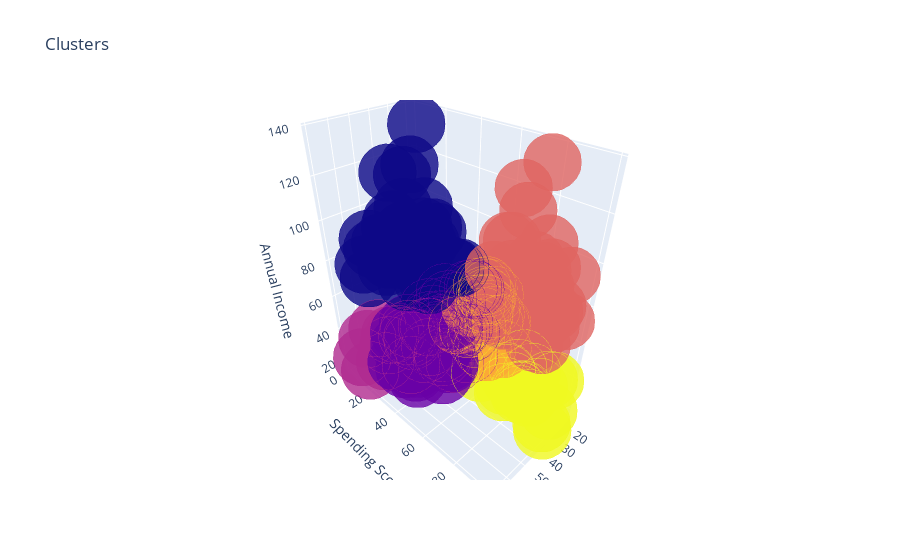

Notebook code for this chart:
### Code cell
df['label3'] =  labels3
trace1 = go.Scatter3d(
    x= df['Age'],
    y= df['Spending Score (1-100)'],
    z= df['Annual Income (k$)'],
    mode='markers',
     marker=dict(
        color = df['label3'], 
        size= 20,
        line=dict(
            color= df['label3'],
            width= 12
        ),
        opacity=0.8
     )
)
data = [trace1]
layout = go.Layout(
#     margin=dict(
#         l=0,
#         r=0,
#         b=0,
#         t=0
#     )
    title= 'Clusters',
    scene = dict(
            xaxis = dict(title  = 'Age'),
            yaxis = dict(title  = 'Spending Score'),
            zaxis = dict(title  = 'Annual Income')
        )
)
fig = go.Figure(data=data, layout=layout)
py.offline.iplot(fig)

### Figure 1 — Plotly figure (JSON) as saved in the notebook; plotly's stock layout.template omitted (floating-point values rounded to 4 significant figures; data arrays with more than 128 entries replaced by an {"elided": "..."} marker saying what was removed)
{"data": [{"marker": {"color": {"elided": "200 int values"}, "line": {"color": {"elided": "200 int values"}, "width": 12}, "opacity": 0.8, "size": 20}, "mode": "markers", "type": "scatter3d", "x": {"elided": "200 int values"}, "y": {"elided": "200 int values"}, "z": {"elided": "200 int values"}}], "layout": {"scene": {"xaxis": {"title": {"text": "Age"}}, "yaxis": {"title": {"text": "Spending Score"}}, "zaxis": {"title": {"text": "Annual Income"}}}, "title": {"text": "Clusters"}}}
